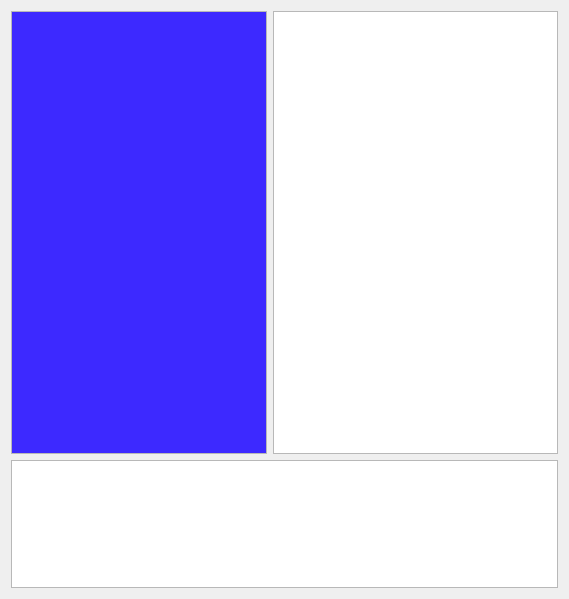
<?xml version="1.0" encoding="UTF-8"?>
<ui version="4.0">
 <class>PluginManager</class>
 <widget class="QDialog" name="PluginManager">
  <property name="geometry">
   <rect>
    <x>0</x>
    <y>0</y>
    <width>569</width>
    <height>599</height>
   </rect>
  </property>
  <property name="windowTitle">
   <string>Dialog</string>
  </property>
  <layout class="QVBoxLayout" name="verticalLayout_2">
   <item>
    <layout class="QVBoxLayout" name="verticalLayout_up">
     <item>
      <layout class="QHBoxLayout" name="horizontalLayout">
       <item>
        <widget class="QListWidget" name="catalog">
         <property name="sizePolicy">
          <sizepolicy hsizetype="Fixed" vsizetype="Expanding">
           <horstretch>0</horstretch>
           <verstretch>0</verstretch>
          </sizepolicy>
         </property>
         <property name="maximumSize">
          <size>
           <width>256</width>
           <height>16777215</height>
          </size>
         </property>
         <property name="palette">
          <palette>
           <active>
            <colorrole role="Text">
             <brush brushstyle="SolidPattern">
              <color alpha="255">
               <red>203</red>
               <green>187</green>
               <blue>34</blue>
              </color>
             </brush>
            </colorrole>
            <colorrole role="Base">
             <brush brushstyle="SolidPattern">
              <color alpha="255">
               <red>61</red>
               <green>41</green>
               <blue>255</blue>
              </color>
             </brush>
            </colorrole>
           </active>
           <inactive>
            <colorrole role="Text">
             <brush brushstyle="SolidPattern">
              <color alpha="255">
               <red>203</red>
               <green>187</green>
               <blue>34</blue>
              </color>
             </brush>
            </colorrole>
            <colorrole role="Base">
             <brush brushstyle="SolidPattern">
              <color alpha="255">
               <red>61</red>
               <green>41</green>
               <blue>255</blue>
              </color>
             </brush>
            </colorrole>
           </inactive>
           <disabled>
            <colorrole role="Text">
             <brush brushstyle="SolidPattern">
              <color alpha="255">
               <red>143</red>
               <green>146</green>
               <blue>147</blue>
              </color>
             </brush>
            </colorrole>
            <colorrole role="Base">
             <brush brushstyle="SolidPattern">
              <color alpha="255">
               <red>255</red>
               <green>255</green>
               <blue>255</blue>
              </color>
             </brush>
            </colorrole>
           </disabled>
          </palette>
         </property>
         <property name="font">
          <font>
           <pointsize>14</pointsize>
           <weight>75</weight>
           <bold>true</bold>
          </font>
         </property>
         <property name="autoFillBackground">
          <bool>true</bool>
         </property>
        </widget>
       </item>
       <item>
        <widget class="QListWidget" name="listWidget"/>
       </item>
      </layout>
     </item>
    </layout>
   </item>
   <item>
    <layout class="QVBoxLayout" name="verticalLayout_down">
     <item>
      <widget class="QTextEdit" name="textEdit">
       <property name="sizePolicy">
        <sizepolicy hsizetype="Expanding" vsizetype="Fixed">
         <horstretch>0</horstretch>
         <verstretch>0</verstretch>
        </sizepolicy>
       </property>
       <property name="maximumSize">
        <size>
         <width>16777215</width>
         <height>128</height>
        </size>
       </property>
      </widget>
     </item>
    </layout>
   </item>
  </layout>
 </widget>
 <layoutdefault spacing="6" margin="11"/>
 <resources/>
 <connections/>
</ui>
